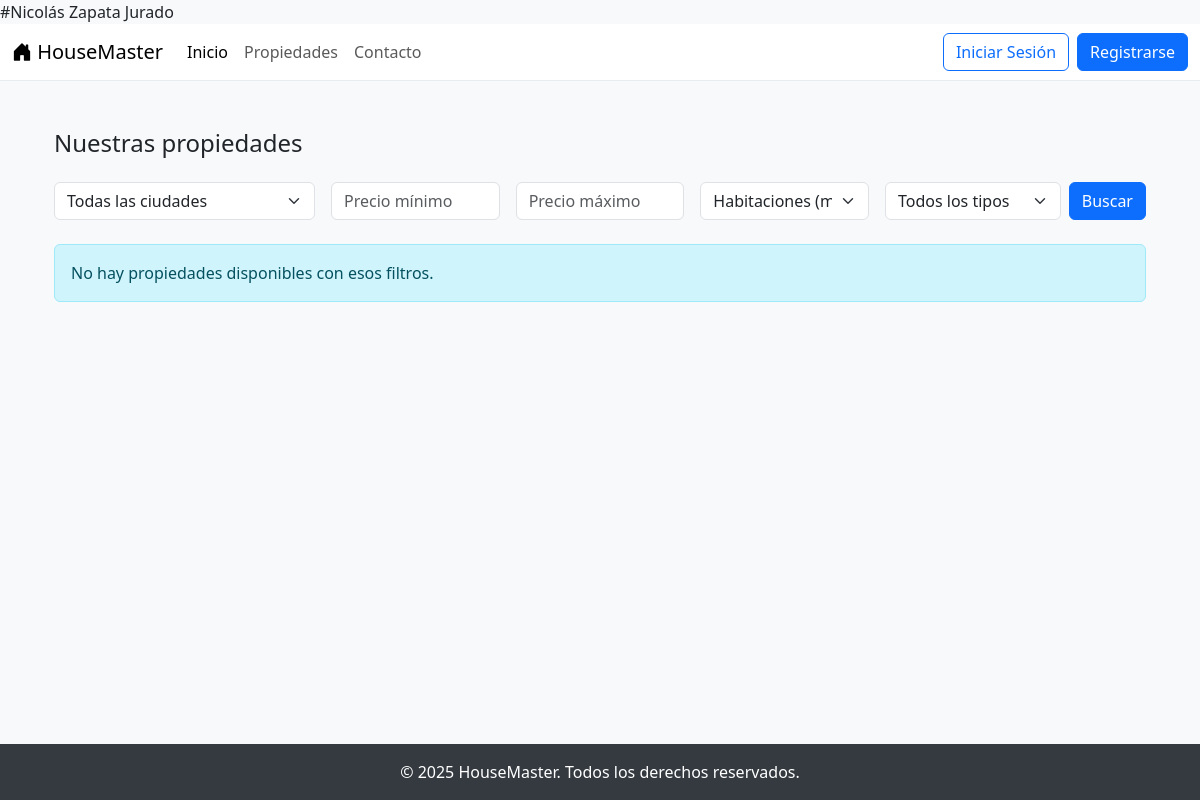
The app's page /propiedades/?page=2&city=&min_price=&max_price=&rooms=&type=, older data.
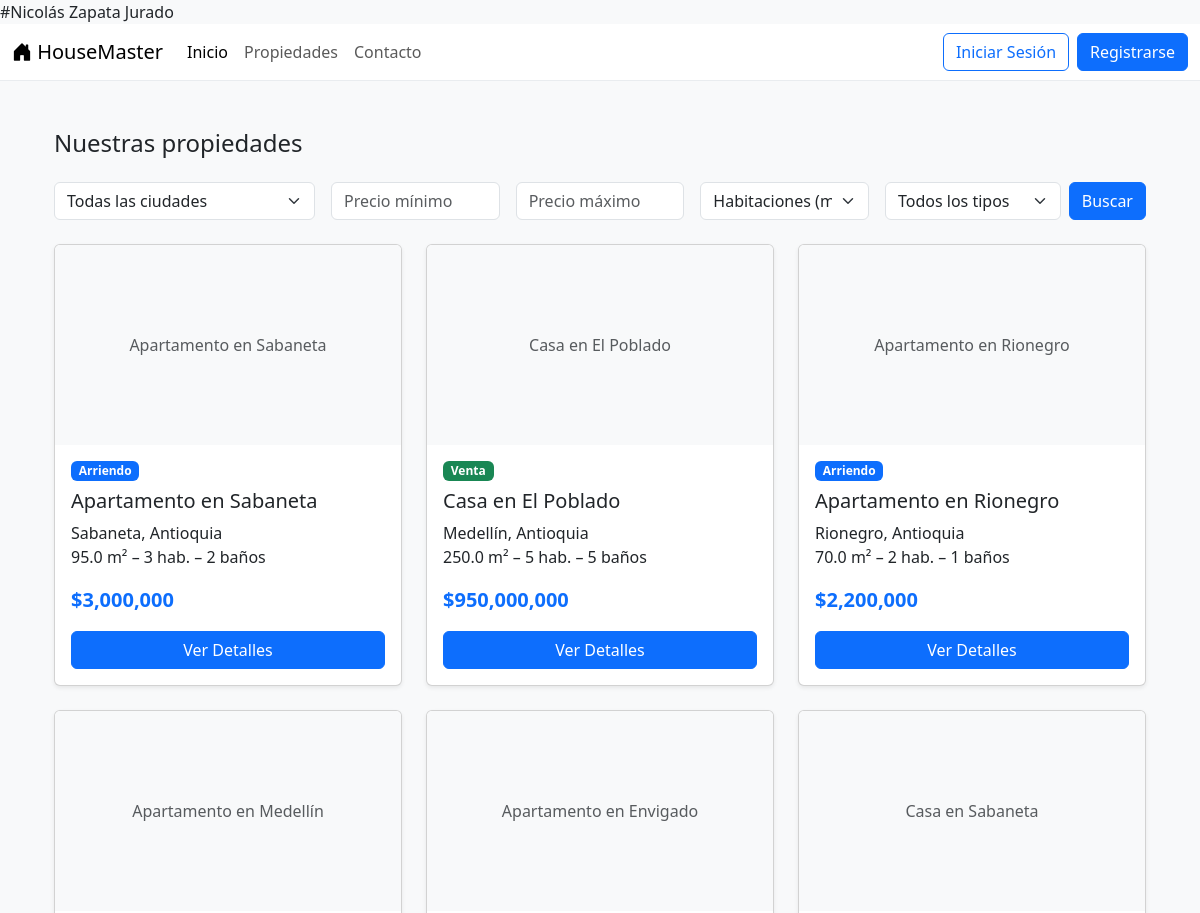
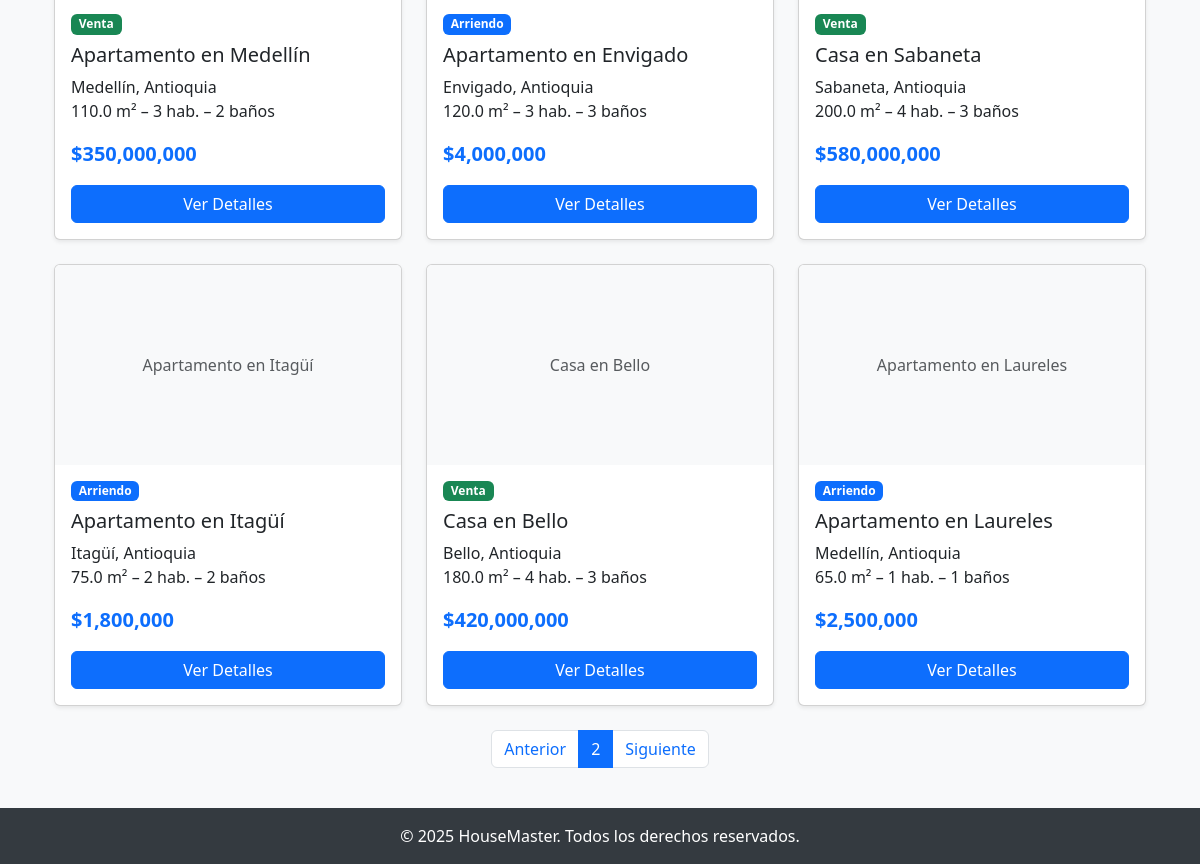
The same page, newer data (2 pictures, top to bottom).
### property/models.py (models this page shows, shortened)
class Property(models.Model):
    title = models.CharField(max_length=200)
    description = models.TextField()
    price = models.DecimalField(max_digits=12, decimal_places=2)
    type = models.CharField(max_length=100)   # Venta / Arriendo
    area = models.FloatField()
    rooms = models.IntegerField()
    bathrooms = models.IntegerField()
    status = models.CharField(max_length=50)  # Disponible, Vendida, etc.
    city = models.CharField(max_length=100)
    department = models.CharField(max_length=100)
    address = models.CharField(max_length=255, unique=True)
    created_at = models.DateTimeField(auto_now_add=True)
    image = models.ImageField(upload_to='properties/', blank=True, null=True)

### property/views.py (the view)
# urls.py: path("propiedades/", views.property_list, name="property_list"),
def property_list(request):
    qs = Property.objects.all().order_by('-created_at')
    city = request.GET.get('city')
    min_price = request.GET.get('min_price')
    max_price = request.GET.get('max_price')
    rooms = request.GET.get('rooms')
    ptype = request.GET.get('type')
    if city:
        qs = qs.filter(city=city)
    if min_price and min_price.isdigit():
        if int(min_price) >= 0:
            qs = qs.filter(price__gte=int(min_price))
    if max_price and max_price.isdigit():
        if int(max_price) >= 0:
            qs = qs.filter(price__lte=int(max_price))
    if rooms and rooms.isdigit():
        if int(rooms) >= 1:
            qs = qs.filter(rooms__gte=int(rooms))
    if ptype in ("Arriendo", "Venta"):
        qs = qs.filter(type=ptype)
    cities = Property.objects.values_list("city", flat=True).distinct()
    paginator = Paginator(qs, 9)
    page = request.GET.get('page')
    properties = paginator.get_page(page)
    return render(request, "property_list.html", {
        "properties": properties,
        "cities": cities,
    })

### property/templates/property_list.html (shortened to what this page needs)
{% extends "base.html" %}
{% load humanize %}
{% block content %}
<div class="container py-4">
  <h1 class="h4 mb-4">Nuestras propiedades</h1>
  <form method="get" class="row g-3 mb-4">
    <div class="col-md-3">
      <select name="city" class="form-select">
        <option value="">Todas las ciudades</option>
      </select>
    </div>
    <div class="col-md-2">
      <input type="number" name="min_price" class="form-control"
             placeholder="Precio mínimo" value="{{ request.GET.min_price }}" min="0">
    </div>
    <div class="col-md-2">
      <input type="number" name="max_price" class="form-control"
             placeholder="Precio máximo" value="{{ request.GET.max_price }}" min="0">
    </div>
    <div class="col-md-2">
      <select name="rooms" class="form-select">
        <option value="">Habitaciones (mín.)</option>
      </select>
    </div>
    <div class="col-md-3">
      <div class="d-flex gap-2">
        <select name="type" class="form-select">
          <option value="">Todos los tipos</option>
        </select>
        <button type="submit" class="btn btn-primary">Buscar</button>
      </div>
    </div>
  </form>
  {% if properties %}
    <div class="row row-cols-1 row-cols-md-3 g-4">
      {% for prop in properties %}
      <div class="col">
        <div class="card h-100 shadow-sm">
          {% if prop.image %}
            <img src="{{ prop.image.url }}" class="card-img-top" alt="{{ prop.title }}">
          {% else %}
            <div class="card-img-top bg-light d-flex align-items-center justify-content-center" style="height: 200px;">
              <span class="text-muted">{{ prop.title }}</span>
            </div>
          {% endif %}
          <div class="card-body">
            <p class="mb-2">
              <span class="badge {% if prop.type == 'Venta' %}bg-success{% else %}bg-primary{% endif %}">
                {{ prop.type }}
              </span>
            </p>
            <h5 class="card-title">{{ prop.title }}</h5>
            <p class="card-text">
              {{ prop.city }}, {{ prop.department }} <br>
              {{ prop.area }} m² – {{ prop.rooms }} hab. – {{ prop.bathrooms }} baños
            </p>
            <p class="fw-bold text-primary fs-5">
              ${{ prop.price|floatformat:0|intcomma }}
            </p>
            <a href="{% url 'property_detail' prop.pk %}" class="btn btn-primary w-100">Ver Detalles</a>
          </div>
        </div>
      </div>
      {% endfor %}
    </div>
    <nav aria-label="Paginación" class="mt-4">
      <ul class="pagination justify-content-center">
        {% if properties.has_previous %}
          <li class="page-item">
            <a class="page-link"
               href="?page={{ properties.previous_page_number }}&city={{ request.GET.city }}&min_price={{ request.GET.min_price }}&max_price={{ request.GET.max_price }}&rooms={{ request.GET.rooms }}&type={{ request.GET.type }}">
               Anterior
            </a>
          </li>
        {% endif %}
        <li class="page-item active"><span class="page-link">{{ properties.number }}</span></li>
        {% if properties.has_next %}
          <li class="page-item">
            <a class="page-link"
               href="?page={{ properties.next_page_number }}&city={{ request.GET.city }}&min_price={{ request.GET.min_price }}&max_price={{ request.GET.max_price }}&rooms={{ request.GET.rooms }}&type={{ request.GET.type }}">
               Siguiente
            </a>
          </li>
        {% endif %}
      </ul>
    </nav>
  {% else %}
    <div class="alert alert-info">
      No hay propiedades disponibles con esos filtros.
    </div>
  {% endif %}
</div>
{% endblock %}

Row changes from the older to the newer data that the page shows:
added Property: title "Apartamento en Sabaneta", type "Arriendo", city "Sabaneta", department "Antioquia", area "95.0", rooms "3", bathrooms "2", price "3,000,000"
added Property: title "Casa en El Poblado", type "Venta", city "Medellín", department "Antioquia", area "250.0", rooms "5", bathrooms "5", price "950,000,000"
added Property: title "Apartamento en Rionegro", type "Arriendo", city "Rionegro", department "Antioquia", area "70.0", rooms "2", bathrooms "1", price "2,200,000"
added Property: title "Apartamento en Medellín", type "Venta", city "Medellín", department "Antioquia", area "110.0", rooms "3", bathrooms "2", price "350,000,000"
added Property: title "Apartamento en Envigado", type "Arriendo", city "Envigado", department "Antioquia", area "120.0", rooms "3", bathrooms "3", price "4,000,000"
added Property: title "Casa en Sabaneta", type "Venta", city "Sabaneta", department "Antioquia", area "200.0", rooms "4", bathrooms "3", price "580,000,000"
added Property: title "Apartamento en Itagüí", type "Arriendo", city "Itagüí", department "Antioquia", area "75.0", rooms "2", bathrooms "2", price "1,800,000"
added Property: title "Casa en Bello", type "Venta", city "Bello", department "Antioquia", area "180.0", rooms "4", bathrooms "3", price "420,000,000"
added Property: title "Apartamento en Laureles", type "Arriendo", city "Medellín", department "Antioquia", area "65.0", rooms "1", bathrooms "1", price "2,500,000"
Text that changed along with them:
{{ properties.number }}: (not shown) → "2"
text no longer shown: "No hay propiedades disponibles con esos filtros."
text now shown: "Anterior Siguiente"
